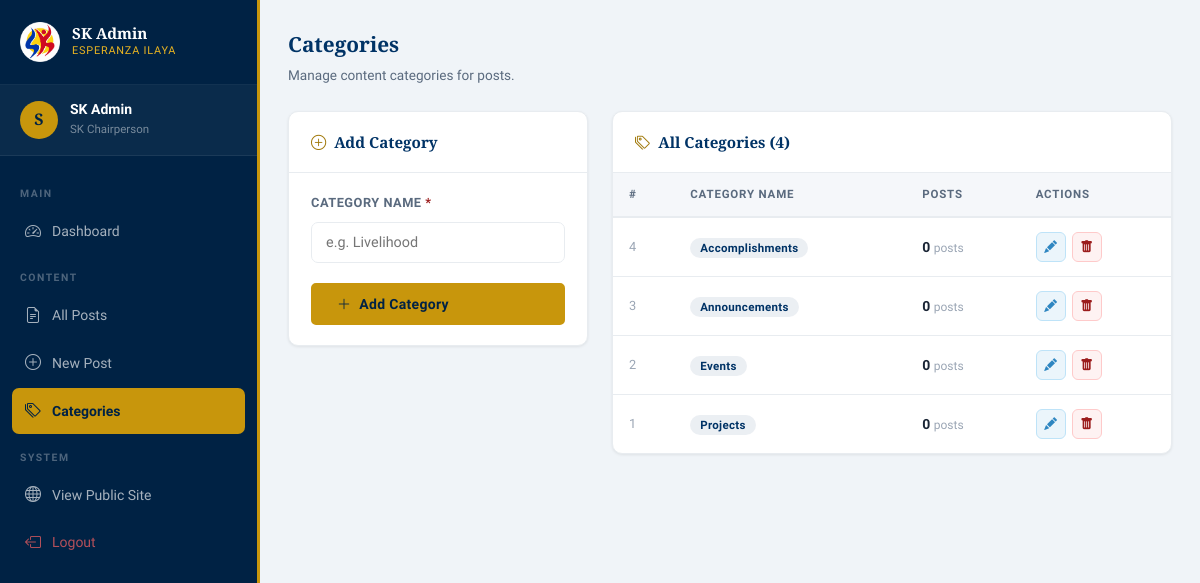
Page /admin/categories/manage.php (signed in) on the committed database.
### tables this page shows
CREATE TABLE IF NOT EXISTS category (
    category_id INT AUTO_INCREMENT PRIMARY KEY,
    category_name VARCHAR(50) NOT NULL
);

### admin/categories/manage.php (the view, shortened to what this page needs)
<?php
require_once '../../includes/db.php';
$categories = $pdo->query("
    SELECT c.*, COUNT(p.post_id) AS post_count
    FROM category c
    LEFT JOIN post p ON p.category_id = c.category_id
    GROUP BY c.category_id
    ORDER BY c.category_name
")->fetchAll();
?>
<!DOCTYPE html>
<html lang="en">
<head>
  <link rel="stylesheet" href="../../assets/css/style.css" />
  <link rel="stylesheet" href="../../assets/css/admin.css" />
  <link rel="stylesheet" href="https://cdn.jsdelivr.net/npm/bootstrap-icons@1.11.3/font/bootstrap-icons.min.css" />
</head>
<body class="admin-body">
<?php include '../../includes/admin-sidebar.php'; ?>
<div class="admin-main">
  <?php include '../../includes/admin-topbar.php'; ?>
  <div class="admin-content">
    <div class="admin-page-header">
      <div>
        <h2 class="admin-page-title">Categories</h2>
        <p class="admin-page-sub">Manage content categories for posts.</p>
      </div>
    </div>
    <div class="admin-row" style="align-items:flex-start;">
      <div class="admin-card" style="width:300px;flex-shrink:0;">
        <div class="admin-card-header">
          <h3><i class="bi bi-plus-circle"></i> Add Category</h3>
        </div>
        <div class="admin-card-body">
          <form method="POST" action="manage.php">
            <div class="form-group">
              <label class="form-label">Category Name <span class="required">*</span></label>
              <input type="text" name="category_name" class="form-input" style="padding-left:14px;"
                     placeholder="e.g. Livelihood" required />
            </div>
            <button type="submit" class="btn btn-primary" style="width:100%;">
              <i class="bi bi-plus-lg"></i> Add Category
            </button>
          </form>
        </div>
      </div>
      <div class="admin-card" style="flex:1;">
        <div class="admin-card-header">
          <h3><i class="bi bi-tags"></i> All Categories (<?= count($categories) ?>)</h3>
        </div>
        <div class="admin-card-body" style="padding:0;">
          <?php if (empty($categories)): ?>
            <div class="admin-empty">
              <i class="bi bi-tags"></i>
              <p>No categories yet.</p>
            </div>
          <?php else: ?>
            <table class="admin-table">
              <thead>
                <tr>
                  <th>#</th>
                  <th>Category Name</th>
                  <th>Posts</th>
                  <th>Actions</th>
                </tr>
              </thead>
              <tbody>
                <?php foreach ($categories as $cat): ?>
                  <tr>
                    <td style="color:var(--mid-gray);font-size:0.8rem;"><?= $cat['category_id'] ?></td>
                    <td>
                      <span class="category-badge"><?= htmlspecialchars($cat['category_name']) ?></span>
                    </td>
                    <td>
                      <span style="font-size:0.875rem;font-weight:600;color:var(--text);"><?= $cat['post_count'] ?></span>
                      <span style="font-size:0.75rem;color:var(--mid-gray);"> posts</span>
                    </td>
                    <td>
                      <div class="table-actions">
                        <button class="table-btn table-btn-edit" title="Edit"
                                onclick="openEditModal(<?= $cat['category_id'] ?>, '<?= htmlspecialchars($cat['category_name'], ENT_QUOTES) ?>')">
                          <i class="bi bi-pencil-fill"></i>
                        </button>
                        <?php if ($cat['post_count'] == 0): ?>
                          <form method="POST" action="manage.php" style="display:inline;">
                            <button type="submit" class="table-btn table-btn-delete" title="Delete"
                                    onclick="return confirm('Delete this category?')">
                              <i class="bi bi-trash-fill"></i>
                            </button>
                          </form>
                        <?php endif; ?>
                      </div>
                    </td>
                  </tr>
                <?php endforeach; ?>
              </tbody>
            </table>
          <?php endif; ?>
        </div>
      </div>
    </div>
  </div>
</div>
</body>
</html>

### includes/admin-sidebar.php (shortened to what this page needs)
<?php
$current     = basename($_SERVER['PHP_SELF']);
$current_dir = basename(dirname($_SERVER['PHP_SELF']));
$script = $_SERVER['PHP_SELF'];
if (strpos($script, '/admin/posts/')      !== false ||
    strpos($script, '/admin/categories/') !== false ||
    strpos($script, '/admin/media/')      !== false) {
    $base = '../../';
} elseif (strpos($script, '/admin/') !== false) {
    $base = '../';
} else {
    $base = '';
}
?>
<aside class="admin-sidebar" id="adminSidebar">
  <div class="sidebar-brand">
    <div>
      <div class="sidebar-brand-name">SK Admin</div>
      <div class="sidebar-brand-sub">Esperanza Ilaya</div>
    </div>
  </div>
  <div class="sidebar-admin-info">
    <div class="sidebar-admin-avatar">
    </div>
    <div>
      <div class="sidebar-admin-name"><?= htmlspecialchars($_SESSION['admin_name'] ?? 'Admin') ?></div>
      <div class="sidebar-admin-role"><?= htmlspecialchars($_SESSION['admin_position'] ?? 'Admin') ?></div>
    </div>
  </div>
  <nav class="sidebar-nav">
    <div class="sidebar-nav-label">Main</div>
    <ul>
      <li>
        <a href="<?= $base ?>admin/dashboard.php"
           class="<?= $current === 'dashboard.php' ? 'active' : '' ?>">
        </a>
      </li>
    </ul>
    <div class="sidebar-nav-label">Content</div>
    <ul>
      <li>
        <a href="<?= $base ?>admin/posts/list.php"
           class="<?= ($current === 'list.php' && $current_dir === 'posts') ? 'active' : '' ?>">
        </a>
      </li>
      <li>
        <a href="<?= $base ?>admin/posts/create.php"
           class="<?= ($current === 'create.php' && $current_dir === 'posts') ? 'active' : '' ?>">
        </a>
      </li>
      <li>
        <a href="<?= $base ?>admin/categories/manage.php"
           class="<?= ($current === 'manage.php') ? 'active' : '' ?>">
        </a>
      </li>
    </ul>
    <div class="sidebar-nav-label">System</div>
    <ul>
      <li>
        <a href="<?= $base ?>index.php" target="_blank">
        </a>
      </li>
      <li>
        <a href="<?= $base ?>admin/logout.php" class="sidebar-logout">
        </a>
      </li>
    </ul>
  </nav>
</aside>

### includes/admin-topbar.php
<?php
$current     = basename($_SERVER['PHP_SELF']);
$current_dir = basename(dirname($_SERVER['PHP_SELF']));
$script = $_SERVER['PHP_SELF'];
if (strpos($script, '/admin/posts/')      !== false ||
    strpos($script, '/admin/categories/') !== false ||
    strpos($script, '/admin/media/')      !== false) {
    $base = '../../';
} elseif (strpos($script, '/admin/') !== false) {
    $base = '../';
} else {
    $base = '';
}
?>
<aside class="admin-sidebar" id="adminSidebar">
  <div class="sidebar-brand">
    <img src="<?= $base ?>assets/images/sk-logo.png"
         alt="SK Logo" class="sidebar-logo" />
    <div>
      <div class="sidebar-brand-name">SK Admin</div>
      <div class="sidebar-brand-sub">Esperanza Ilaya</div>
    </div>
  </div>
  <div class="sidebar-admin-info">
    <div class="sidebar-admin-avatar">
      <?= strtoupper(substr($_SESSION['admin_name'] ?? 'A', 0, 1)) ?>
    </div>
    <div>
      <div class="sidebar-admin-name"><?= htmlspecialchars($_SESSION['admin_name'] ?? 'Admin') ?></div>
      <div class="sidebar-admin-role"><?= htmlspecialchars($_SESSION['admin_position'] ?? 'Admin') ?></div>
    </div>
  </div>
  <nav class="sidebar-nav">
    <div class="sidebar-nav-label">Main</div>
    <ul>
      <li>
        <a href="<?= $base ?>admin/dashboard.php"
           class="<?= $current === 'dashboard.php' ? 'active' : '' ?>">
          <i class="bi bi-speedometer2"></i> Dashboard
        </a>
      </li>
    </ul>
    <div class="sidebar-nav-label">Content</div>
    <ul>
      <li>
        <a href="<?= $base ?>admin/posts/list.php"
           class="<?= ($current === 'list.php' && $current_dir === 'posts') ? 'active' : '' ?>">
          <i class="bi bi-file-earmark-text"></i> All Posts
        </a>
      </li>
      <li>
        <a href="<?= $base ?>admin/posts/create.php"
           class="<?= ($current === 'create.php' && $current_dir === 'posts') ? 'active' : '' ?>">
          <i class="bi bi-plus-circle"></i> New Post
        </a>
      </li>
      <li>
        <a href="<?= $base ?>admin/categories/manage.php"
           class="<?= ($current === 'manage.php') ? 'active' : '' ?>">
          <i class="bi bi-tags"></i> Categories
        </a>
      </li>
    </ul>
    <div class="sidebar-nav-label">System</div>
    <ul>
      <li>
        <a href="<?= $base ?>index.php" target="_blank">
          <i class="bi bi-globe"></i> View Public Site
        </a>
      </li>
      <li>
        <a href="<?= $base ?>admin/logout.php" class="sidebar-logout">
          <i class="bi bi-box-arrow-left"></i> Logout
        </a>
      </li>
    </ul>
  </nav>
</aside>

### assets/css/style.css (style rules this page uses)
:root { --primary: #003366; --primary-dark: #002244; --primary-light: #004488; --accent: #C8960C; --accent-light: #E8B422; --accent-dark: #A07808; --white: #FFFFFF; --off-white: #F5F7FA; --light-gray: #E8ECF0; --mid-gray: #9AA5B4; --dark-gray: #4A5568; --text: #1A2535; --text-light: #5A6A7E; --success: #1A6B3C; --warning: #C8960C; --danger: #9B1C1C; --font-display: 'Playfair Display', Georgia, serif; --font-body: 'Source Sans 3', 'Segoe UI', sans-serif; --section-py: 80px; --container: 1200px; --shadow-sm: 0 1px 3px rgba(0,0,0,0.08); --shadow-md: 0 4px 16px rgba(0,51,102,0.10); --shadow-lg: 0 8px 32px rgba(0,51,102,0.15); --transition: 0.25s ease; }
*, *::before, *::after { box-sizing: border-box; margin: 0; padding: 0; }
html { scroll-behavior: smooth; font-size: 16px; }
body { font-family: var(--font-body); color: var(--text); background: var(--white); line-height: 1.6; -webkit-font-smoothing: antialiased; }
img { max-width: 100%; display: block; }
a { text-decoration: none; color: inherit; }
ul { list-style: none; }
.btn { display: inline-flex; align-items: center; gap: 8px; padding: 11px 24px; border-radius: 5px; font-family: var(--font-body); font-size: 0.875rem; font-weight: 600; letter-spacing: 0.3px; cursor: pointer; border: 2px solid transparent; transition: all var(--transition); text-decoration: none; }
.btn-primary { background: var(--accent); color: var(--primary-dark); border-color: var(--accent); }

### rows in the picture
category: category_id "4", category_name "Accomplishments", post_count "0"
category: category_id "3", category_name "Announcements", post_count "0"
category: category_id "2", category_name "Events", post_count "0"
category: category_id "1", category_name "Projects", post_count "0"

### other values in the picture
substr($_SESSION['admin_name'] ?? 'A', 0, 1) "S"
$_SESSION['admin_name'] "SK Admin"
$_SESSION['admin_position'] "SK Chairperson"
count($categories) "4"
